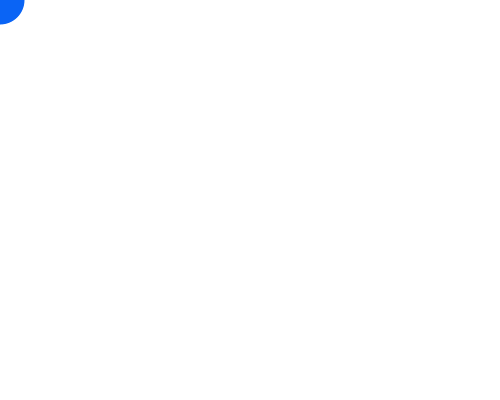
Frame 1 (no input)
Frame 60 (the mouse pressed at the canvas centre just before this capture): identical to frame 1, image omitted
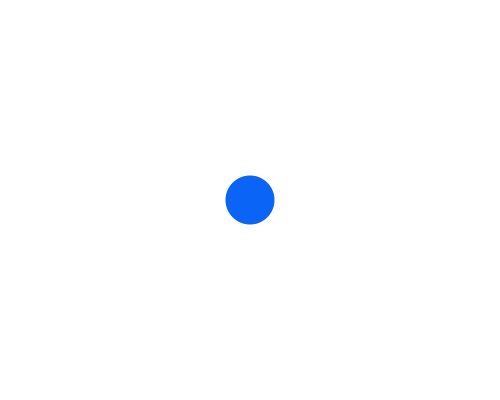
Frame 120 (the mouse held since frame 60 and released just before this capture)

The Processing sketch that drew these frames (run headless with seeded random() and noise(); from frame 60 on, the mouse is pressed at the canvas centre):

// Processing sketch: L12_Slid
// ── L12_Slid.pde
// Урок 12. Масиви: слід миші з 50 останніх положень

int num = 50;
int[] xs = new int[num];
int[] ys = new int[num];

void setup() {
  size(500, 400);
  noStroke();
}

void draw() {
  background(255);

  // Зсуваємо всі значення на одну позицію вліво
  for (int i = 0; i < num - 1; i++) {
    xs[i] = xs[i + 1];
    ys[i] = ys[i + 1];
  }
  // Нове положення миші — в кінець масиву
  xs[num - 1] = mouseX;
  ys[num - 1] = mouseY;

  // Малюємо: старіші точки — менші та світліші
  for (int i = 0; i < num; i++) {
    fill(255 - i * 5, 100, i * 5);
    ellipse(xs[i], ys[i], i, i);
  }
}
